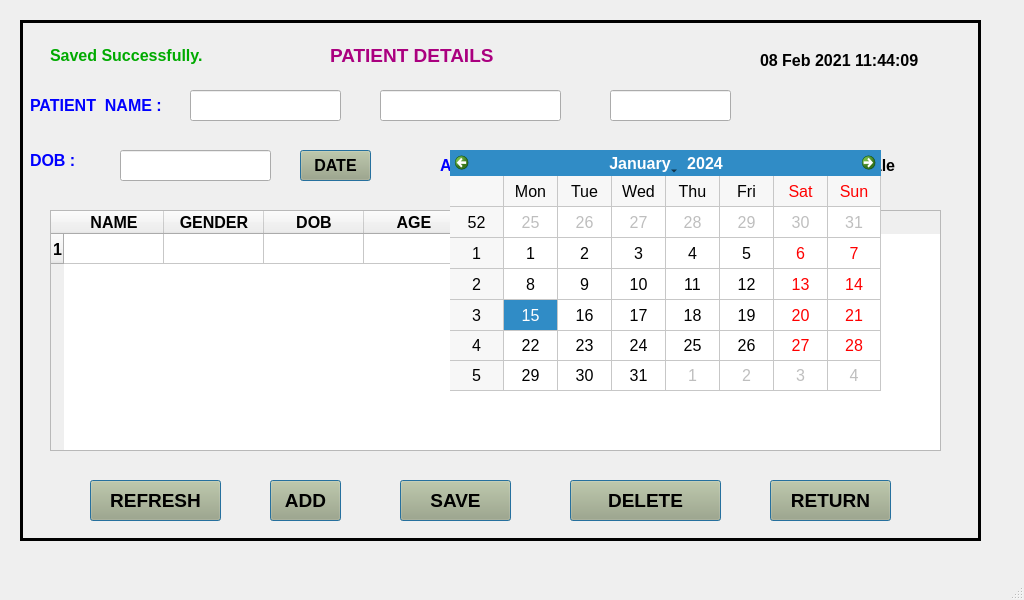
<?xml version="1.0" encoding="UTF-8"?>
<ui version="4.0">
 <class>MainWindow</class>
 <widget class="QMainWindow" name="MainWindow">
  <property name="geometry">
   <rect>
    <x>0</x>
    <y>0</y>
    <width>1024</width>
    <height>600</height>
   </rect>
  </property>
  <property name="windowTitle">
   <string>MainWindow</string>
  </property>
  <widget class="QWidget" name="centralwidget">
   <widget class="QFrame" name="frame">
    <property name="geometry">
     <rect>
      <x>20</x>
      <y>20</y>
      <width>961</width>
      <height>521</height>
     </rect>
    </property>
    <property name="font">
     <font>
      <family>Arial</family>
     </font>
    </property>
    <property name="autoFillBackground">
     <bool>false</bool>
    </property>
    <property name="styleSheet">
     <string notr="true"/>
    </property>
    <property name="frameShape">
     <enum>QFrame::Box</enum>
    </property>
    <property name="frameShadow">
     <enum>QFrame::Plain</enum>
    </property>
    <property name="lineWidth">
     <number>3</number>
    </property>
    <widget class="QLabel" name="label">
     <property name="geometry">
      <rect>
       <x>740</x>
       <y>20</y>
       <width>191</width>
       <height>41</height>
      </rect>
     </property>
     <property name="font">
      <font>
       <family>Arial</family>
       <pointsize>12</pointsize>
       <weight>75</weight>
       <bold>true</bold>
      </font>
     </property>
     <property name="text">
      <string>08 Feb 2021 11:44:09</string>
     </property>
    </widget>
    <widget class="QPushButton" name="pushButton_8">
     <property name="geometry">
      <rect>
       <x>750</x>
       <y>460</y>
       <width>121</width>
       <height>41</height>
      </rect>
     </property>
     <property name="font">
      <font>
       <family>Arial</family>
       <pointsize>14</pointsize>
       <weight>75</weight>
       <bold>true</bold>
      </font>
     </property>
     <property name="styleSheet">
      <string notr="true">background-color: rgb(170, 170, 127);
</string>
     </property>
     <property name="text">
      <string>RETURN</string>
     </property>
     <property name="autoDefault">
      <bool>true</bool>
     </property>
     <property name="default">
      <bool>true</bool>
     </property>
     <property name="flat">
      <bool>false</bool>
     </property>
    </widget>
    <widget class="QLabel" name="label_2">
     <property name="geometry">
      <rect>
       <x>310</x>
       <y>10</y>
       <width>201</width>
       <height>51</height>
      </rect>
     </property>
     <property name="font">
      <font>
       <family>Arial</family>
       <pointsize>14</pointsize>
       <weight>75</weight>
       <bold>true</bold>
      </font>
     </property>
     <property name="styleSheet">
      <string notr="true">color: rgb(170, 0, 127);</string>
     </property>
     <property name="text">
      <string>PATIENT DETAILS</string>
     </property>
    </widget>
    <widget class="QLabel" name="label_3">
     <property name="geometry">
      <rect>
       <x>10</x>
       <y>70</y>
       <width>181</width>
       <height>31</height>
      </rect>
     </property>
     <property name="font">
      <font>
       <family>Arial</family>
       <pointsize>12</pointsize>
       <weight>75</weight>
       <bold>true</bold>
      </font>
     </property>
     <property name="styleSheet">
      <string notr="true">color: rgb(0, 0, 255);</string>
     </property>
     <property name="text">
      <string>PATIENT  NAME :</string>
     </property>
    </widget>
    <widget class="QLineEdit" name="lineEdit">
     <property name="geometry">
      <rect>
       <x>360</x>
       <y>70</y>
       <width>181</width>
       <height>31</height>
      </rect>
     </property>
     <property name="font">
      <font>
       <family>Arial</family>
       <pointsize>12</pointsize>
       <weight>75</weight>
       <bold>true</bold>
      </font>
     </property>
    </widget>
    <widget class="QLabel" name="label_6">
     <property name="geometry">
      <rect>
       <x>10</x>
       <y>120</y>
       <width>71</width>
       <height>41</height>
      </rect>
     </property>
     <property name="font">
      <font>
       <family>Arial</family>
       <pointsize>12</pointsize>
       <weight>75</weight>
       <bold>true</bold>
      </font>
     </property>
     <property name="styleSheet">
      <string notr="true">color: rgb(0, 0, 255);</string>
     </property>
     <property name="text">
      <string>DOB :</string>
     </property>
    </widget>
    <widget class="QLineEdit" name="lineEdit_3">
     <property name="geometry">
      <rect>
       <x>100</x>
       <y>130</y>
       <width>151</width>
       <height>31</height>
      </rect>
     </property>
     <property name="font">
      <font>
       <family>Arial</family>
       <pointsize>12</pointsize>
       <weight>75</weight>
       <bold>true</bold>
      </font>
     </property>
    </widget>
    <widget class="QPushButton" name="pushButton_9">
     <property name="geometry">
      <rect>
       <x>250</x>
       <y>460</y>
       <width>71</width>
       <height>41</height>
      </rect>
     </property>
     <property name="font">
      <font>
       <family>Arial</family>
       <pointsize>14</pointsize>
       <weight>75</weight>
       <bold>true</bold>
      </font>
     </property>
     <property name="styleSheet">
      <string notr="true">background-color: rgb(170, 170, 127);
</string>
     </property>
     <property name="text">
      <string>ADD</string>
     </property>
     <property name="autoDefault">
      <bool>true</bool>
     </property>
     <property name="default">
      <bool>true</bool>
     </property>
     <property name="flat">
      <bool>false</bool>
     </property>
    </widget>
    <widget class="QPushButton" name="pushButton_10">
     <property name="geometry">
      <rect>
       <x>380</x>
       <y>460</y>
       <width>111</width>
       <height>41</height>
      </rect>
     </property>
     <property name="font">
      <font>
       <family>Arial</family>
       <pointsize>14</pointsize>
       <weight>75</weight>
       <bold>true</bold>
      </font>
     </property>
     <property name="styleSheet">
      <string notr="true">background-color: rgb(170, 170, 127);
</string>
     </property>
     <property name="text">
      <string>SAVE</string>
     </property>
     <property name="autoDefault">
      <bool>true</bool>
     </property>
     <property name="default">
      <bool>true</bool>
     </property>
     <property name="flat">
      <bool>false</bool>
     </property>
    </widget>
    <widget class="QLabel" name="label_7">
     <property name="geometry">
      <rect>
       <x>30</x>
       <y>20</y>
       <width>221</width>
       <height>31</height>
      </rect>
     </property>
     <property name="font">
      <font>
       <family>Arial</family>
       <pointsize>12</pointsize>
       <weight>75</weight>
       <bold>true</bold>
      </font>
     </property>
     <property name="styleSheet">
      <string notr="true">color: rgb(0, 170, 0);</string>
     </property>
     <property name="text">
      <string>Saved Successfully.</string>
     </property>
    </widget>
    <widget class="QLineEdit" name="lineEdit_4">
     <property name="geometry">
      <rect>
       <x>170</x>
       <y>70</y>
       <width>151</width>
       <height>31</height>
      </rect>
     </property>
     <property name="font">
      <font>
       <family>Arial</family>
       <pointsize>12</pointsize>
       <weight>75</weight>
       <bold>true</bold>
      </font>
     </property>
    </widget>
    <widget class="QLineEdit" name="lineEdit_5">
     <property name="geometry">
      <rect>
       <x>590</x>
       <y>70</y>
       <width>121</width>
       <height>31</height>
      </rect>
     </property>
     <property name="font">
      <font>
       <family>Arial</family>
       <pointsize>12</pointsize>
       <weight>75</weight>
       <bold>true</bold>
      </font>
     </property>
    </widget>
    <widget class="QRadioButton" name="radioButton">
     <property name="geometry">
      <rect>
       <x>670</x>
       <y>130</y>
       <width>61</width>
       <height>31</height>
      </rect>
     </property>
     <property name="font">
      <font>
       <pointsize>12</pointsize>
       <weight>75</weight>
       <bold>true</bold>
      </font>
     </property>
     <property name="text">
      <string>Male</string>
     </property>
     <property name="checked">
      <bool>true</bool>
     </property>
    </widget>
    <widget class="QRadioButton" name="radioButton_2">
     <property name="geometry">
      <rect>
       <x>800</x>
       <y>130</y>
       <width>82</width>
       <height>31</height>
      </rect>
     </property>
     <property name="font">
      <font>
       <pointsize>12</pointsize>
       <weight>75</weight>
       <bold>true</bold>
      </font>
     </property>
     <property name="text">
      <string>Female</string>
     </property>
    </widget>
    <widget class="QPushButton" name="pushButton_11">
     <property name="geometry">
      <rect>
       <x>550</x>
       <y>460</y>
       <width>151</width>
       <height>41</height>
      </rect>
     </property>
     <property name="font">
      <font>
       <family>Arial</family>
       <pointsize>14</pointsize>
       <weight>75</weight>
       <bold>true</bold>
      </font>
     </property>
     <property name="styleSheet">
      <string notr="true">background-color: rgb(170, 170, 127);
</string>
     </property>
     <property name="text">
      <string>DELETE</string>
     </property>
     <property name="autoDefault">
      <bool>true</bool>
     </property>
     <property name="default">
      <bool>true</bool>
     </property>
     <property name="flat">
      <bool>false</bool>
     </property>
    </widget>
    <widget class="QPushButton" name="pushButton_12">
     <property name="geometry">
      <rect>
       <x>70</x>
       <y>460</y>
       <width>131</width>
       <height>41</height>
      </rect>
     </property>
     <property name="font">
      <font>
       <family>Arial</family>
       <pointsize>14</pointsize>
       <weight>75</weight>
       <bold>true</bold>
      </font>
     </property>
     <property name="styleSheet">
      <string notr="true">background-color: rgb(170, 170, 127);
</string>
     </property>
     <property name="text">
      <string>REFRESH</string>
     </property>
     <property name="autoDefault">
      <bool>true</bool>
     </property>
     <property name="default">
      <bool>true</bool>
     </property>
     <property name="flat">
      <bool>false</bool>
     </property>
    </widget>
    <widget class="QTableWidget" name="tableWidget">
     <property name="geometry">
      <rect>
       <x>30</x>
       <y>190</y>
       <width>891</width>
       <height>241</height>
      </rect>
     </property>
     <property name="font">
      <font>
       <family>Arial</family>
       <pointsize>12</pointsize>
       <weight>75</weight>
       <bold>true</bold>
      </font>
     </property>
     <row>
      <property name="text">
       <string>1</string>
      </property>
     </row>
     <column>
      <property name="text">
       <string>NAME</string>
      </property>
      <property name="font">
       <font>
        <family>Arial</family>
        <pointsize>12</pointsize>
        <weight>75</weight>
        <bold>true</bold>
       </font>
      </property>
     </column>
     <column>
      <property name="text">
       <string>GENDER</string>
      </property>
      <property name="font">
       <font>
        <family>Arial</family>
        <pointsize>12</pointsize>
        <weight>75</weight>
        <bold>true</bold>
       </font>
      </property>
     </column>
     <column>
      <property name="text">
       <string>DOB</string>
      </property>
      <property name="font">
       <font>
        <family>Arial</family>
        <pointsize>12</pointsize>
        <weight>75</weight>
        <bold>true</bold>
       </font>
      </property>
     </column>
     <column>
      <property name="text">
       <string>AGE</string>
      </property>
      <property name="font">
       <font>
        <family>Arial</family>
        <pointsize>12</pointsize>
        <weight>75</weight>
        <bold>true</bold>
       </font>
      </property>
     </column>
     <column>
      <property name="text">
       <string>ID</string>
      </property>
      <property name="font">
       <font>
        <family>Arial</family>
        <pointsize>12</pointsize>
        <weight>75</weight>
        <bold>true</bold>
       </font>
      </property>
     </column>
    </widget>
    <widget class="QLabel" name="label_8">
     <property name="geometry">
      <rect>
       <x>420</x>
       <y>120</y>
       <width>101</width>
       <height>51</height>
      </rect>
     </property>
     <property name="font">
      <font>
       <family>Arial</family>
       <pointsize>12</pointsize>
       <weight>75</weight>
       <bold>true</bold>
      </font>
     </property>
     <property name="styleSheet">
      <string notr="true">color: rgb(0, 0, 255);</string>
     </property>
     <property name="text">
      <string>Age(yrs) :</string>
     </property>
    </widget>
    <widget class="QPushButton" name="pushButton_13">
     <property name="geometry">
      <rect>
       <x>280</x>
       <y>130</y>
       <width>71</width>
       <height>31</height>
      </rect>
     </property>
     <property name="font">
      <font>
       <family>Arial</family>
       <pointsize>12</pointsize>
       <weight>75</weight>
       <bold>true</bold>
      </font>
     </property>
     <property name="styleSheet">
      <string notr="true">background-color: rgb(170, 170, 127);
</string>
     </property>
     <property name="text">
      <string>DATE</string>
     </property>
     <property name="autoDefault">
      <bool>true</bool>
     </property>
     <property name="default">
      <bool>true</bool>
     </property>
     <property name="flat">
      <bool>false</bool>
     </property>
    </widget>
    <widget class="QLabel" name="label_9">
     <property name="geometry">
      <rect>
       <x>560</x>
       <y>120</y>
       <width>51</width>
       <height>51</height>
      </rect>
     </property>
     <property name="font">
      <font>
       <family>Arial</family>
       <pointsize>12</pointsize>
       <weight>75</weight>
       <bold>true</bold>
      </font>
     </property>
     <property name="styleSheet">
      <string notr="true">color: rgb(0, 0, 255);</string>
     </property>
     <property name="text">
      <string>44</string>
     </property>
    </widget>
    <widget class="QCalendarWidget" name="calendarWidget">
     <property name="geometry">
      <rect>
       <x>430</x>
       <y>130</y>
       <width>431</width>
       <height>241</height>
      </rect>
     </property>
     <property name="font">
      <font>
       <pointsize>12</pointsize>
      </font>
     </property>
     <property name="gridVisible">
      <bool>true</bool>
     </property>
    </widget>
   </widget>
  </widget>
  <widget class="QMenuBar" name="menubar">
   <property name="geometry">
    <rect>
     <x>0</x>
     <y>0</y>
     <width>1024</width>
     <height>21</height>
    </rect>
   </property>
  </widget>
  <widget class="QStatusBar" name="statusbar"/>
 </widget>
 <resources/>
 <connections/>
</ui>
